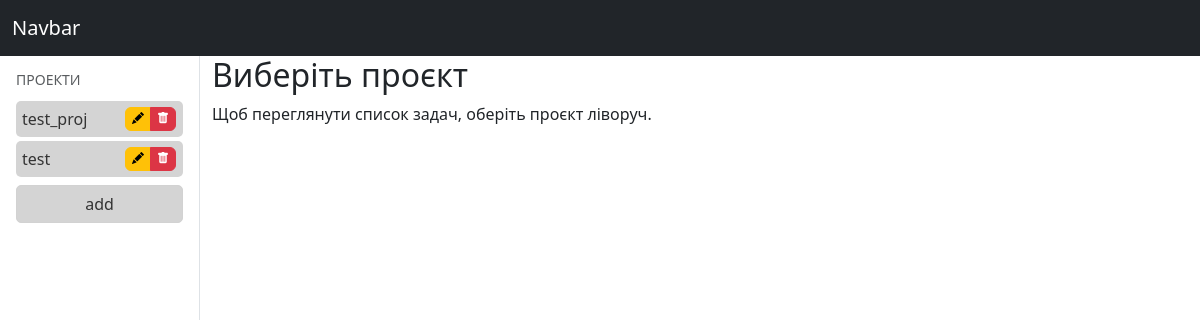
Before: / with the older database file.
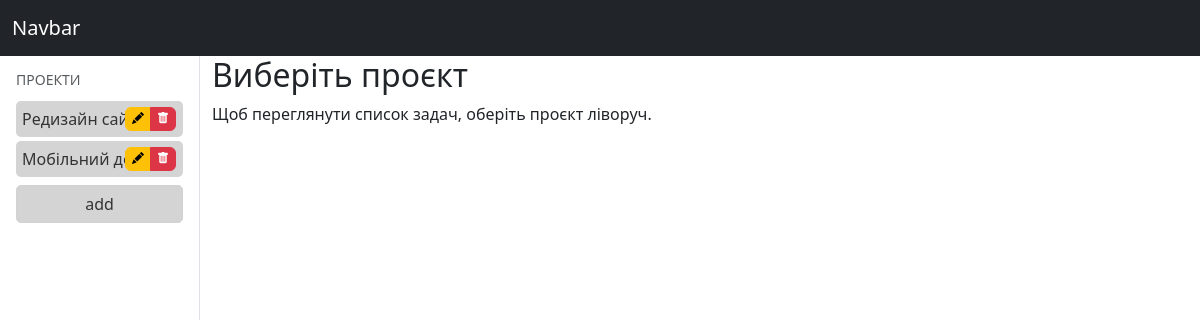
After: the same page with the newer database file.
### tasks/models.py (models this page shows, shortened)
class Project(models.Model):
    name = models.CharField(max_length=255)
    description = models.TextField(blank=True, null=True)

### tasks/views.py (the view)
# urls.py: 2. Add a URL to urlpatterns:  path('', views.home, name='home')
def home(request):
    projects = Project.objects.all()
    return render(request, "home.html", {"projects": projects})

### tasks/templates/home.html (shortened to what this page needs)
{% extends "_layout.html" %}
{% block content %}
    <h2>Виберіть проєкт</h2>
    <p>Щоб переглянути список задач, оберіть проєкт ліворуч.</p>
{% endblock %}

### tasks/templates/_layout.html (shortened to what this page needs)
<!DOCTYPE html>
<html lang="en">
<head>
    <link href="https://cdn.jsdelivr.net/npm/bootstrap@5.3.0/dist/css/bootstrap.min.css" rel="stylesheet">
    <link href="https://cdn.jsdelivr.net/npm/bootstrap-icons/font/bootstrap-icons.css" rel="stylesheet">
</head>
<body>
    <nav class="navbar navbar-dark bg-dark">
        <div class="container-fluid">
            <a class="navbar-brand" href="/">Navbar</a>
        </div>
    </nav>
    <div class="container-fluid">
        <div class="row">
            {% block sidebar %}
                <div class="col-md-3 col-lg-2 sidebar vh-100 p-3 border-end">
                    <h6 class="text-uppercase text-muted small">Проекти</h6>
                    <ul class="nav flex-column">
                        {% for project in projects %}
                            <li class="nav-item d-flex align-items-center mt-1 position-relative">
                                <a class="nav-link project-link flex-grow-1" href="/tasks/{{project.id}}">{{ project.name }}</a>
                                <div class="btn-group position-absolute end-0 top-50 translate-middle-y" style="margin-right: 7px;">
                                    <a href="/edit_project/{{project.id}}" class="btn btn-warning" style="font-size: 0.75rem; padding: 2px 6px;">
                                        <i class="bi bi-pencil-fill"></i>
                                    </a>
                                    <a href="/delete_project/{{project.id}}" class="btn btn-danger" style="font-size: 0.75rem; padding: 2px 6px;">
                                        <i class="bi bi-trash-fill"></i>
                                    </a>
                                </div>
                            </li>
                        {% endfor %}
                    </ul>
                    <a href="/create_project"  class="btn project-btn w-100 mt-2">add</a>
                </div>
            {% endblock %}
            <main class="col-md-9 col-lg-10 ms-sm-auto">
                {% block content %}
                {% endblock %}
            </main>
        </div>
    </div>
</body>
</html>

Changed rows visible on the page:
removed Project: name "test_proj"
removed Project: name "test"
added Project: name "Редизайн сайту"
added Project: name "Мобільний додаток"
